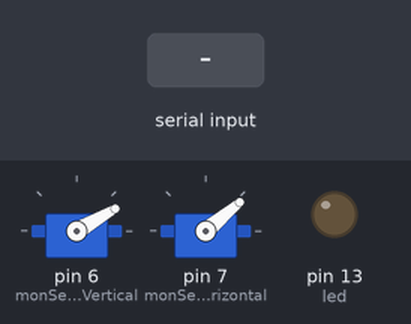
The sketch below on a simulated Arduino Uno, built with avr-gcc and run on an emulated ATmega328P. Parts: 2 × servo, output pins drawn as LEDs (lit = HIGH). The inputs (shaded band) are chosen by the test bench.

Above: at 1.2 s.
1.3 s: "f" received over Serial
At 2.5 s:
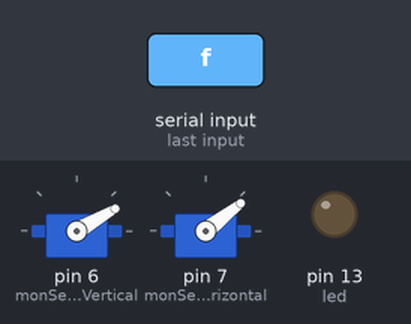
2.8 s: "m" received over Serial
At 3.9 s:
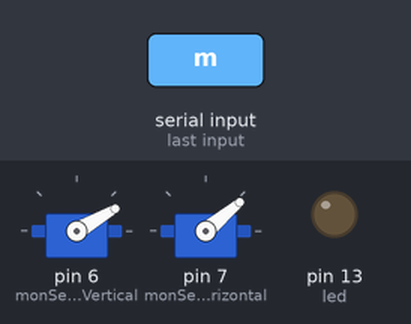
4.3 s: "g" received over Serial
At 5.0 s:
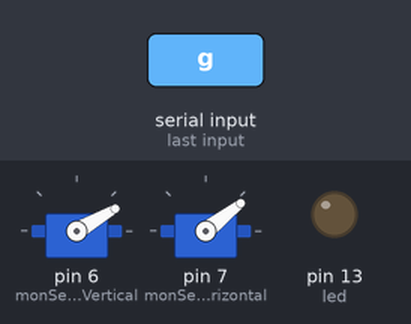
Timing chart, 0 to 7.3 s (numbered marks = the images above; inputs shaded):
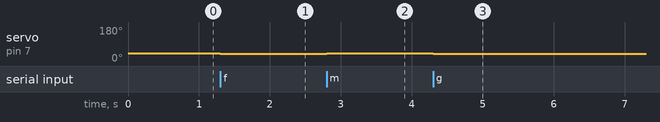

The sketch:

controlecameramoteur.ino
```cpp
#include <Servo.h>

Servo monServoVertical;
Servo monServoHorizontal;
int led =13;
int positionH = 40;
int positionV = 30;

void setup(){
  monServoVertical.attach(6);
  monServoHorizontal.attach(7);
  monServoHorizontal.write(positionH);
  monServoVertical.write(positionV);
  pinMode(led,OUTPUT);
  Serial.begin(9600);

}

void loop(){
 while(Serial.available()>0){
   switch(Serial.read()){
     case 's': positionV += 1;
               monServoVertical.write(positionV);

               break;
     case 'z': positionV -= 1;
               monServoVertical.write(positionV);

               break;

     case 'j': positionV += 1;
               monServoVertical.write(positionV);

               break;
     case 'u': positionV -= 1;
               monServoVertical.write(positionV);

               break;


     case 'm': positionH += 2;
               monServoHorizontal.write(positionH);

               break;
     case 'f': positionH -= 2;
               monServoHorizontal.write(positionH);

               break;

     case 'l': positionH += 2;
               monServoHorizontal.write(positionH);

               break;
     case 'g': positionH -= 2;
               monServoHorizontal.write(positionH);

               break;

     case 'k': positionH += 1;
               monServoHorizontal.write(positionH);

               break;
     case 'h': positionH -= 1;
               monServoHorizontal.write(positionH);

               break;
     default : for(int i=0; i<3;i++){
                 digitalWrite(led,HIGH);

                 digitalWrite(led,LOW);
                 monServoVertical.write(positionV);
                 monServoHorizontal.write(positionH);
               }
               break;
   }
 }


}
```

Measured:
- after the input at 1.3 s, servo on pin 7 (monServoHorizontal): 40° → 38° at once
- after the input at 2.8 s, servo on pin 7 (monServoHorizontal): 38° → 40° at once
- after the input at 4.3 s, servo on pin 7 (monServoHorizontal): 40° → 38° at once
